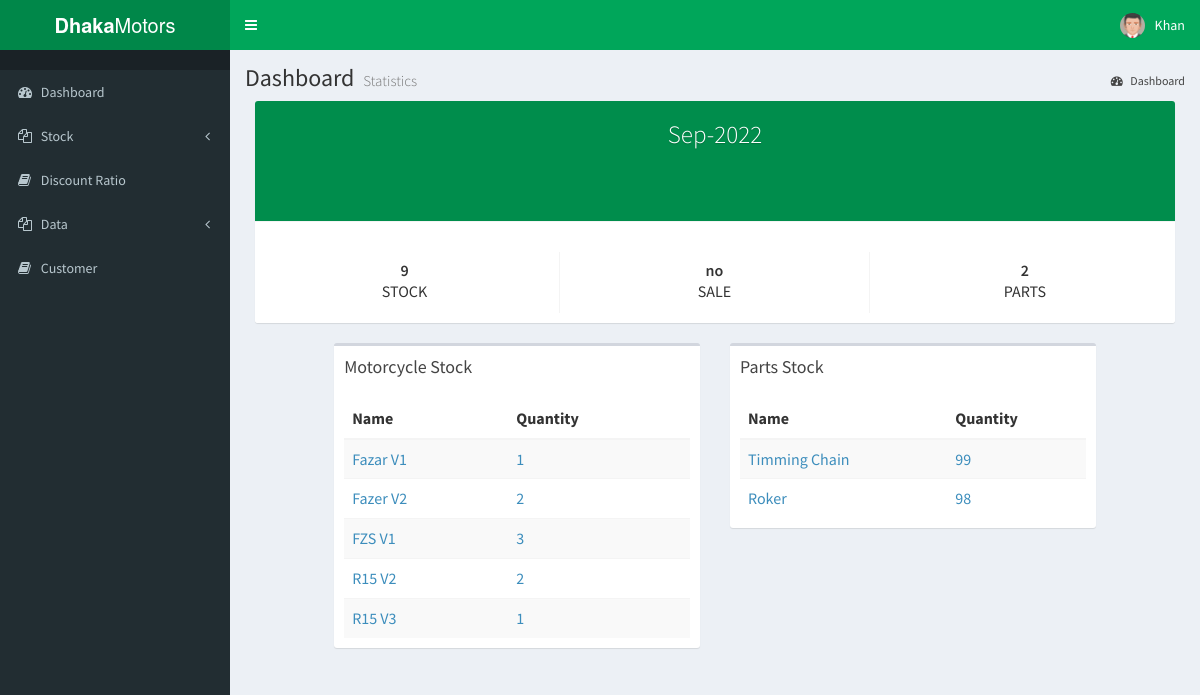
The app's page /pages/Administrator/index.php (signed in) with its own data.
### tables this page shows
CREATE TABLE `parts_info` (
  `parts_id` int(11) NOT NULL,
  `parts_type` varchar(20) NOT NULL,
  `parts_name` varchar(30) NOT NULL,
  `price` double NOT NULL,
  `quantity` int(5) NOT NULL,
  `stock_id` int(11) NOT NULL,
  `staff_id` int(11) NOT NULL
);

### pages/Administrator/index.php (the view, shortened to what this page needs)
<?php
 include 'layout/head.php';
?>
  <div class="content-wrapper">
    <section class="content-header">
      <h1>
        Dashboard
        <small>Statistics</small>
      </h1>
      <ol class="breadcrumb">
        <li><a href="index.php"><i class="fa fa-dashboard"></i> Dashboard</a></li>
      </ol>
    </section>
    <section class="content">
      <div class= "row">
      <div class="col-md-12">
          <div class="box box-widget widget-user">
              <?php
                  $date=date('m');
                  $month=date('M-Y');
                  $con=mysqli_connect('localhost','root','','dhaka_motors');
                  $query="select count(DISTINCT s.saleID) as count
                          from motorcycle_info m, sale_info s
                          where m.saleID= s.saleID
                          and MONTH(s.sale_date) = '".$date."'
                          group by s.saleID
                        ";
                  $result=mysqli_query($con,$query);
                  if(mysqli_num_rows($result)>0){
                    while($row=mysqli_fetch_array($result, MYSQLI_ASSOC)){
                      $total=$row['count'];
                    }
                  }else{
                    $total="no";
                  }
                ?>
            <div class="widget-user-header bg-green-active" align="center">
              <h3 class="widget-user-username"><?php echo "$month";?></h3>
            </div>
            <?php
                  $con=mysqli_connect('localhost','root','','dhaka_motors');
                  $query="select count(mID)
                      from motorcycle_info m, stock_info s
                      where m.sID=s.sID
                      and s.dealer_id=1
                      and m.saleID=0";
                  $result=mysqli_query($con,$query);
                  if(mysqli_num_rows($result)>0){
                    while($row=mysqli_fetch_array($result, MYSQLI_ASSOC)){
                      $total=$row['count(mID)'];
                    }
                  }else{
                    echo "no";
                  }
                ?>
            <div class="box-footer">
              <div class="row">
                <div class="col-sm-4 border-right">
                  <div class="description-block">
                    <h5 class="description-header"><?php echo "$total";?></h5>
                    <span class="description-text">Stock</span>
                  </div>
                </div>
                <?php
                  $query="select count(DISTINCT s.saleID) as count
                  from motorcycle_info m, sale_info s
                  where m.saleID= s.saleID
                  and MONTH(s.sale_date) = '".$date."'
                  group by s.saleID";
                  $result=mysqli_query($con,$query);
                  if(mysqli_num_rows($result)>0){
                    while($row=mysqli_fetch_array($result, MYSQLI_ASSOC)){
                      $totalsale=$row['count'];
                    }
                  }else{
                    $totalsale="no";
                  }
                ?>
                <div class="col-sm-4 border-right">
                  <div class="description-block">
                    <h5 class="description-header"><?php echo $totalsale?></h5>
                    <span class="description-text">SALE</span>
                  </div>
                </div>
                 <?php
                  $con=mysqli_connect('localhost','root','','dhaka_motors');
                  $query="select count(parts_id)
                      from parts_info";
                  $result=mysqli_query($con,$query);
                  if(mysqli_num_rows($result)>0){
                    while($row=mysqli_fetch_array($result, MYSQLI_ASSOC)){
                      $totalparts=$row['count(parts_id)'];
                    }
                  }else{
                    echo "no";
                  }
                ?>
                <div class="col-sm-4">
                  <div class="description-block">
                    <h5 class="description-header"><?php echo $totalparts?></h5>
                    <span class="description-text">Parts</span>
                  </div>
                </div>
              </div>
            </div>
          </div>
        </div>
      </div>
      <div class="row">
        <div class="col-md-1"></div>
        <div class="col-md-5">
          <div class="box">
            <div class="box-header">
              <h3 class="box-title">Motorcycle Stock</h3>
            </div>
            <div class="box-body">
              <table class="table table-striped">
                <thead>
                <tr>
									<th>Name</th>
									<th>Quantity</th>
                </tr>
                </thead>
                <tbody>
								<?php
												$connection=mysqli_connect("localhost","root","","dhaka_motors");
												$query="select mName, count(mID)
														from motorcycle_info m, stock_info s
														where m.sID=s.sID
														and s.dealer_id=1
														and saleID='0'
														group by mName";
												$result=mysqli_query($connection,$query);
												if(mysqli_num_rows($result)>0){
													while($row=mysqli_fetch_array($result, MYSQLI_ASSOC)){
													echo "<tr>";
													echo "<td><a href=#>".$row['mName']."</a></td>";
													echo "<td> <a href=#>".$row['count(mID)']."</a></td>";
												   echo "</tr>";
															}
												}else{
													echo mysqli_error($connection);
												}
											?>
								</tbody>
              </table>
            </div>
          </div>
        </div>
        <div class="col-md-5">
          <div class="box">
            <div class="box-header">
              <h3 class="box-title">Parts Stock</h3>
            </div>
            <div class="box-body">
              <table class="table table-striped">
                <thead>
                <tr>
									<th>Name</th>
									<th>Quantity</th>
                </tr>
                </thead>
                <tbody>
								<?php
												$connection=mysqli_connect("localhost","root","","dhaka_motors");
												$query="select *
														from parts_info
														 ";
												$result=mysqli_query($connection,$query);
												if(mysqli_num_rows($result)>0){
													while($row=mysqli_fetch_array($result, MYSQLI_ASSOC)){
                            echo "<tr>";
                            echo "<td><a href=#>".$row['parts_name']."</a></td>";
                            echo "<td><a href=#>".$row['quantity']."</a></td>";
												   echo "</tr>";
													}
												}else{
													echo mysqli_error($connection);
												}
											?>
								</tbody>
              </table>
            </div>
          </div>
        </div>
      </div>
    </section>
  </div>
<?php
 include 'layout/foot.php';
?>

### documentation/style.css (style rules this page uses)
.content { font-size: 16px; z-index: 500; }
.content { padding: 10px 25px; }

### records on screen
parts_info: parts_name "Timming Chain", quantity "99"
parts_info: parts_name "Roker", quantity "98"

### other values on screen
$_SESSION['userName'] "Khan"
$total "9"
$totalsale "no"
$totalparts "2"
$row['mName'] "Fazar V1"
$row['count(mID)'] "1"
$row['mName'] "Fazer V2"
$row['count(mID)'] "2"
$row['mName'] "FZS V1"
$row['count(mID)'] "3"
$row['mName'] "R15 V2"
$row['mName'] "R15 V3"
